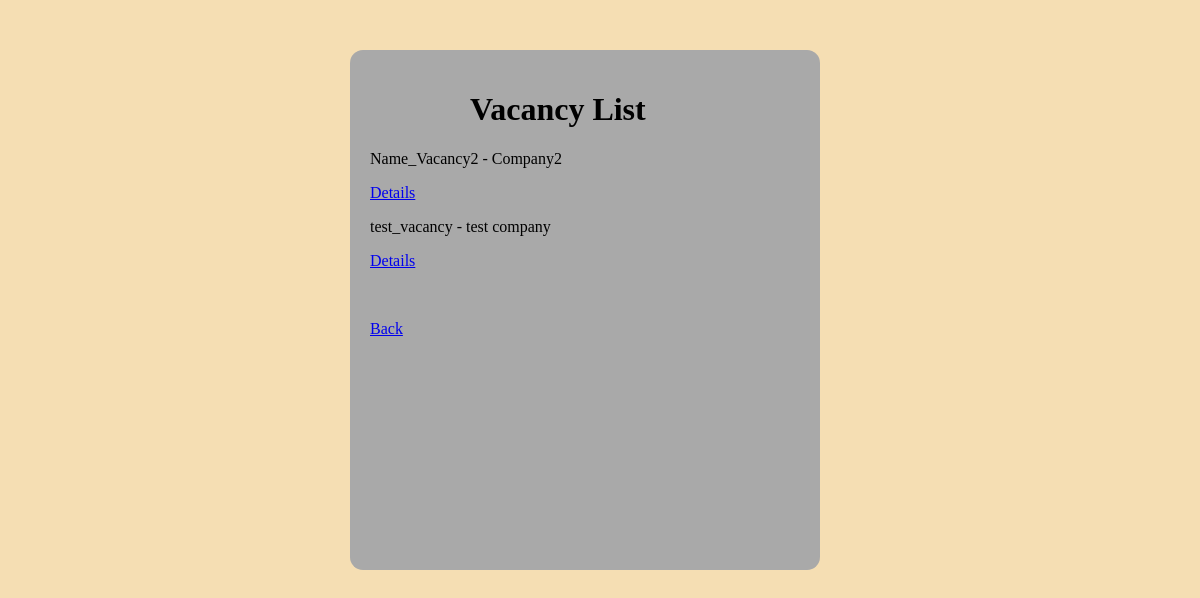
The app's page /vacancy-list/, older data.
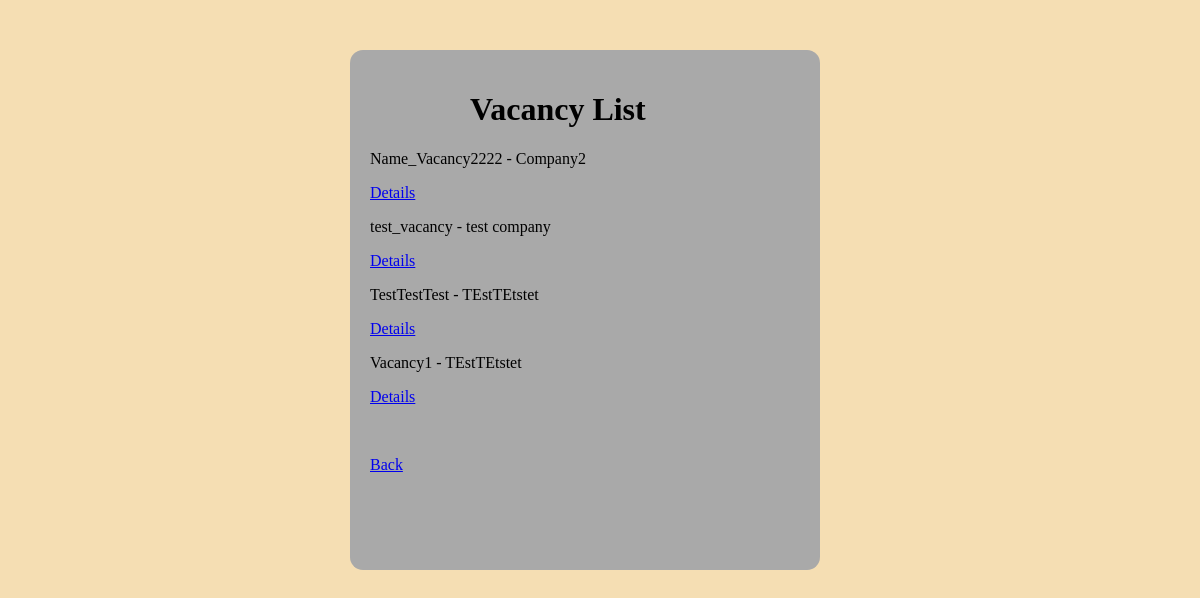
The same page, newer data.
### employer_app/models.py (models this page shows, shortened)
class Vacancy(models.Model):
    name_vacancy = models.CharField(max_length=55)
    name_company = models.CharField(max_length=55)
    salary = models.PositiveIntegerField()
    required_skills = models.CharField(max_length=55)
    responsibilities = models.CharField(max_length=55)
    address = models.PositiveIntegerField()
    slug = models.SlugField(max_length=255, unique=True, blank=True)
    def __str__(self):
        return f'{self.name_vacancy} - {self.name_company}'

### employer_app/views.py (the view)
# urls.py: path('vacancy-list/', vacancy_list_view, name='vacancy_list'),
def vacancy_list_view(request):
    context = {'vacancy_list': Vacancy.objects.all()}
    return render(request, 'employer_app/vacancy_list.html', context)

### employer_app/templates/employer_app/vacancy_list.html (shortened to what this page needs)
{% extends 'employer_app/base.html' %}
{% block content %}
<div class="div_vacancy_list">
    <h1>Vacancy List</h1>
    {% for vacancy in vacancy_list %}
        <p>{{ vacancy }}</p>
        <p><a href="{% url 'vacancy_detail' vacancy.slug %}">Details</a></p>
    {% endfor %}
    <br>
    <p><a href="{% url 'main' %}">Back</a></p>
</div>
{% endblock content %}

### employer_app/templates/employer_app/base.html (shortened to what this page needs)
<!DOCTYPE html>
{% load static %}
<html lang="en">
<head>
    <link rel="stylesheet" href="{% static 'app/css/style.css' %}">
</head>
<body>
     <div class="main_div">
        {% block content %}
        {% endblock content %}
    </div>
</body>
</html>

### static/app/css/style.css (style rules this page uses)
body { background-color: wheat; }
.main_div { width: 500px; margin: auto; margin-top: 50px; }
.div_vacancy_list { width: 450px; height: 500px; background-color: darkgrey; padding-top: 20px; padding-left: 20px; border-radius: 13px; }
.div_vacancy_list h1 { margin-left: 100px; }

Row changes from the older to the newer data that the page shows:
changed Vacancy: name_vacancy+name_company "Name_Vacancy2 - Company2" → "Name_Vacancy2222 - Company2"
added Vacancy: name_vacancy+name_company "TestTestTest - TEstTEtstet"
added Vacancy: name_vacancy+name_company "Vacancy1 - TEstTEtstet"
